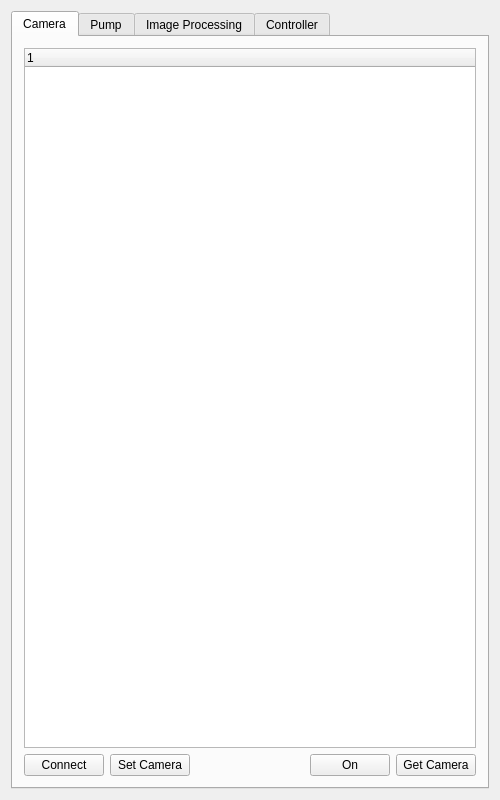
<?xml version="1.0" encoding="UTF-8"?>
<ui version="4.0">
 <class>Setup</class>
 <widget class="QWidget" name="Setup">
  <property name="geometry">
   <rect>
    <x>0</x>
    <y>0</y>
    <width>500</width>
    <height>800</height>
   </rect>
  </property>
  <property name="minimumSize">
   <size>
    <width>350</width>
    <height>400</height>
   </size>
  </property>
  <property name="windowTitle">
   <string>Setup</string>
  </property>
  <layout class="QGridLayout" name="gridLayout">
   <item row="0" column="1">
    <widget class="QTabWidget" name="tabWidget">
     <property name="currentIndex">
      <number>0</number>
     </property>
     <widget class="QWidget" name="cameraTab">
      <attribute name="title">
       <string>Camera</string>
      </attribute>
      <layout class="QGridLayout" name="gridLayout_3">
       <item row="0" column="0">
        <layout class="QVBoxLayout" name="verticalLayout_2">
         <item>
          <widget class="QTreeWidget" name="cameraTree">
           <column>
            <property name="text">
             <string notr="true">1</string>
            </property>
           </column>
          </widget>
         </item>
         <item>
          <layout class="QHBoxLayout" name="horizontalLayout_2">
           <item>
            <widget class="QPushButton" name="connectCameraButton">
             <property name="text">
              <string>Connect</string>
             </property>
             <property name="checkable">
              <bool>true</bool>
             </property>
            </widget>
           </item>
           <item>
            <widget class="QPushButton" name="setCameraButton">
             <property name="text">
              <string>Set Camera</string>
             </property>
            </widget>
           </item>
           <item>
            <spacer name="horizontalSpacer_2">
             <property name="orientation">
              <enum>Qt::Horizontal</enum>
             </property>
             <property name="sizeHint" stdset="0">
              <size>
               <width>40</width>
               <height>20</height>
              </size>
             </property>
            </spacer>
           </item>
           <item>
            <widget class="QPushButton" name="cameraButton">
             <property name="text">
              <string>On</string>
             </property>
             <property name="checkable">
              <bool>true</bool>
             </property>
            </widget>
           </item>
           <item>
            <widget class="QPushButton" name="getCameraButton">
             <property name="text">
              <string>Get Camera</string>
             </property>
            </widget>
           </item>
          </layout>
         </item>
        </layout>
       </item>
      </layout>
     </widget>
     <widget class="QWidget" name="pumpTab">
      <attribute name="title">
       <string>Pump</string>
      </attribute>
      <layout class="QGridLayout" name="gridLayout_2">
       <item row="0" column="0">
        <layout class="QVBoxLayout" name="verticalLayout">
         <item>
          <widget class="QTreeWidget" name="pumpTree">
           <column>
            <property name="text">
             <string notr="true">1</string>
            </property>
           </column>
          </widget>
         </item>
         <item>
          <layout class="QHBoxLayout" name="horizontalLayout">
           <item>
            <widget class="QPushButton" name="addPumpButton">
             <property name="text">
              <string>Add Pump</string>
             </property>
            </widget>
           </item>
           <item>
            <widget class="QPushButton" name="clearPumpButton">
             <property name="text">
              <string>Clear All</string>
             </property>
            </widget>
           </item>
           <item>
            <spacer name="horizontalSpacer">
             <property name="orientation">
              <enum>Qt::Horizontal</enum>
             </property>
             <property name="sizeHint" stdset="0">
              <size>
               <width>40</width>
               <height>20</height>
              </size>
             </property>
            </spacer>
           </item>
           <item>
            <widget class="QPushButton" name="getPumpButton">
             <property name="enabled">
              <bool>false</bool>
             </property>
             <property name="text">
              <string>Get Pump</string>
             </property>
            </widget>
           </item>
           <item>
            <widget class="QPushButton" name="setPumpButton">
             <property name="text">
              <string>Set Pump</string>
             </property>
            </widget>
           </item>
          </layout>
         </item>
        </layout>
       </item>
      </layout>
     </widget>
     <widget class="QWidget" name="imgprocTab">
      <attribute name="title">
       <string>Image Processing</string>
      </attribute>
      <layout class="QGridLayout" name="gridLayout_9">
       <item row="0" column="0">
        <layout class="QVBoxLayout" name="verticalLayout_4">
         <item>
          <layout class="QGridLayout" name="gridLayout_8">
           <item row="1" column="0">
            <widget class="QLabel" name="label_2">
             <property name="text">
              <string>Drawn Line Length (um): </string>
             </property>
            </widget>
           </item>
           <item row="1" column="1">
            <widget class="QLineEdit" name="calibLengthEdit">
             <property name="text">
              <string>500</string>
             </property>
            </widget>
           </item>
           <item row="0" column="0" colspan="2">
            <widget class="QPushButton" name="calibButton">
             <property name="text">
              <string>Set Calibration</string>
             </property>
             <property name="checkable">
              <bool>false</bool>
             </property>
            </widget>
           </item>
          </layout>
         </item>
         <item>
          <layout class="QVBoxLayout" name="verticalLayout_3">
           <item>
            <widget class="QPushButton" name="bkgdButton">
             <property name="text">
              <string>Set Background</string>
             </property>
             <property name="checkable">
              <bool>false</bool>
             </property>
            </widget>
           </item>
          </layout>
         </item>
         <item>
          <layout class="QGridLayout" name="gridLayout_5">
           <item row="2" column="1">
            <widget class="QSlider" name="blockSlider">
             <property name="minimum">
              <number>1</number>
             </property>
             <property name="maximum">
              <number>10</number>
             </property>
             <property name="pageStep">
              <number>1</number>
             </property>
             <property name="value">
              <number>5</number>
             </property>
             <property name="sliderPosition">
              <number>5</number>
             </property>
             <property name="orientation">
              <enum>Qt::Horizontal</enum>
             </property>
            </widget>
           </item>
           <item row="2" column="2">
            <widget class="QLabel" name="blockLabel">
             <property name="text">
              <string>TextLabel</string>
             </property>
            </widget>
           </item>
           <item row="3" column="2">
            <widget class="QLabel" name="openSizeLabel">
             <property name="text">
              <string>TextLabel</string>
             </property>
            </widget>
           </item>
           <item row="1" column="1">
            <widget class="QSlider" name="thresholdSlider">
             <property name="maximum">
              <number>255</number>
             </property>
             <property name="pageStep">
              <number>1</number>
             </property>
             <property name="value">
              <number>127</number>
             </property>
             <property name="orientation">
              <enum>Qt::Horizontal</enum>
             </property>
            </widget>
           </item>
           <item row="3" column="0">
            <widget class="QLabel" name="label_14">
             <property name="text">
              <string>Mask Open Size:</string>
             </property>
            </widget>
           </item>
           <item row="0" column="1">
            <widget class="QPushButton" name="maskButton">
             <property name="text">
              <string>Make Mask</string>
             </property>
             <property name="checkable">
              <bool>true</bool>
             </property>
            </widget>
           </item>
           <item row="3" column="1">
            <widget class="QSlider" name="openSizeSlider">
             <property name="maximum">
              <number>10</number>
             </property>
             <property name="pageStep">
              <number>1</number>
             </property>
             <property name="value">
              <number>0</number>
             </property>
             <property name="sliderPosition">
              <number>0</number>
             </property>
             <property name="orientation">
              <enum>Qt::Horizontal</enum>
             </property>
            </widget>
           </item>
           <item row="1" column="0">
            <widget class="QLabel" name="label_8">
             <property name="text">
              <string>Mask Threshold:</string>
             </property>
            </widget>
           </item>
           <item row="1" column="2">
            <widget class="QLabel" name="thresholdLabel">
             <property name="text">
              <string>TextLabel</string>
             </property>
            </widget>
           </item>
           <item row="2" column="0">
            <widget class="QLabel" name="label_10">
             <property name="text">
              <string>Threshold Block Size:</string>
             </property>
            </widget>
           </item>
          </layout>
         </item>
         <item>
          <layout class="QGridLayout" name="gridLayout_6">
           <item row="1" column="2">
            <widget class="QLabel" name="erodeSizeLabel">
             <property name="text">
              <string>TextLabel</string>
             </property>
            </widget>
           </item>
           <item row="1" column="1">
            <widget class="QSlider" name="erodeSizeSlider">
             <property name="maximum">
              <number>20</number>
             </property>
             <property name="pageStep">
              <number>1</number>
             </property>
             <property name="orientation">
              <enum>Qt::Horizontal</enum>
             </property>
            </widget>
           </item>
           <item row="1" column="0">
            <widget class="QLabel" name="label_13">
             <property name="text">
              <string>Channel Erode Size:</string>
             </property>
            </widget>
           </item>
           <item row="2" column="1">
            <widget class="QSlider" name="cutThicknessSlider">
             <property name="minimum">
              <number>1</number>
             </property>
             <property name="maximum">
              <number>10</number>
             </property>
             <property name="pageStep">
              <number>1</number>
             </property>
             <property name="orientation">
              <enum>Qt::Horizontal</enum>
             </property>
            </widget>
           </item>
           <item row="2" column="2">
            <widget class="QLabel" name="cutThicknessLabel">
             <property name="text">
              <string>TextLabel</string>
             </property>
            </widget>
           </item>
           <item row="0" column="1">
            <widget class="QPushButton" name="channelButton">
             <property name="text">
              <string>Cut Channels</string>
             </property>
             <property name="checkable">
              <bool>true</bool>
             </property>
            </widget>
           </item>
           <item row="2" column="0">
            <widget class="QLabel" name="label_16">
             <property name="text">
              <string>Channel Cut Thickness:</string>
             </property>
            </widget>
           </item>
          </layout>
         </item>
         <item>
          <layout class="QVBoxLayout" name="sepSortLayout">
           <item>
            <widget class="QPushButton" name="sepSortButton">
             <property name="text">
              <string>Seperate Channels</string>
             </property>
             <property name="checkable">
              <bool>true</bool>
             </property>
            </widget>
           </item>
           <item>
            <layout class="QHBoxLayout" name="horizontalLayout_3">
             <item>
              <widget class="QLabel" name="label_9">
               <property name="text">
                <string>Old Index</string>
               </property>
              </widget>
             </item>
             <item>
              <widget class="QLabel" name="label_11">
               <property name="text">
                <string>New Index</string>
               </property>
              </widget>
             </item>
             <item>
              <widget class="QLabel" name="label_4">
               <property name="text">
                <string>Positive Direction</string>
               </property>
              </widget>
             </item>
            </layout>
           </item>
           <item>
            <spacer name="verticalSpacer_3">
             <property name="orientation">
              <enum>Qt::Vertical</enum>
             </property>
             <property name="sizeType">
              <enum>QSizePolicy::Expanding</enum>
             </property>
             <property name="sizeHint" stdset="0">
              <size>
               <width>0</width>
               <height>0</height>
              </size>
             </property>
            </spacer>
           </item>
          </layout>
         </item>
        </layout>
       </item>
      </layout>
     </widget>
     <widget class="QWidget" name="ctrlTab">
      <attribute name="title">
       <string>Controller</string>
      </attribute>
      <layout class="QGridLayout" name="gridLayout_10">
       <item row="0" column="0">
        <layout class="QVBoxLayout" name="verticalLayout_5">
         <item>
          <layout class="QGridLayout" name="gridLayout_4">
           <item row="1" column="0">
            <widget class="QLabel" name="label_7">
             <property name="text">
              <string>Number of Plant Inputs (inlets):</string>
             </property>
            </widget>
           </item>
           <item row="1" column="1">
            <widget class="QLabel" name="numInLabel">
             <property name="text">
              <string>0</string>
             </property>
            </widget>
           </item>
           <item row="2" column="0">
            <widget class="QLabel" name="label">
             <property name="text">
              <string>Number of Plant Outputs (channels):</string>
             </property>
            </widget>
           </item>
           <item row="2" column="1">
            <widget class="QLabel" name="numOutLabel">
             <property name="text">
              <string>0</string>
             </property>
            </widget>
           </item>
           <item row="4" column="0">
            <widget class="QLabel" name="label_5">
             <property name="text">
              <string>Number of Controllers:</string>
             </property>
            </widget>
           </item>
           <item row="4" column="1">
            <widget class="QLabel" name="numCtrlLabel">
             <property name="text">
              <string>0</string>
             </property>
            </widget>
           </item>
           <item row="7" column="1">
            <widget class="QPushButton" name="loadCtrlButton">
             <property name="text">
              <string>Load Controllers</string>
             </property>
            </widget>
           </item>
           <item row="0" column="0">
            <widget class="QLabel" name="label_3">
             <property name="text">
              <string>Number of Plant States:</string>
             </property>
            </widget>
           </item>
           <item row="0" column="1">
            <widget class="QLabel" name="numStateLabel">
             <property name="text">
              <string>0</string>
             </property>
            </widget>
           </item>
           <item row="5" column="0">
            <widget class="QLabel" name="label_6">
             <property name="text">
              <string>Controller Designed Sample Period:</string>
             </property>
            </widget>
           </item>
           <item row="5" column="1">
            <widget class="QLabel" name="ctrlTsLabel">
             <property name="text">
              <string>0</string>
             </property>
            </widget>
           </item>
          </layout>
         </item>
         <item>
          <spacer name="verticalSpacer">
           <property name="orientation">
            <enum>Qt::Vertical</enum>
           </property>
           <property name="sizeHint" stdset="0">
            <size>
             <width>20</width>
             <height>40</height>
            </size>
           </property>
          </spacer>
         </item>
         <item>
          <layout class="QGridLayout" name="gridLayout_7">
           <item row="0" column="0">
            <widget class="QLineEdit" name="timerIntervalEdit">
             <property name="text">
              <string>100</string>
             </property>
            </widget>
           </item>
           <item row="0" column="1">
            <widget class="QPushButton" name="timerIntervalButton">
             <property name="text">
              <string>Change uEVA Timer Interval (Sampling Period [ms])</string>
             </property>
            </widget>
           </item>
          </layout>
         </item>
        </layout>
       </item>
      </layout>
     </widget>
    </widget>
   </item>
  </layout>
 </widget>
 <layoutdefault spacing="6" margin="11"/>
 <resources/>
 <connections/>
</ui>
